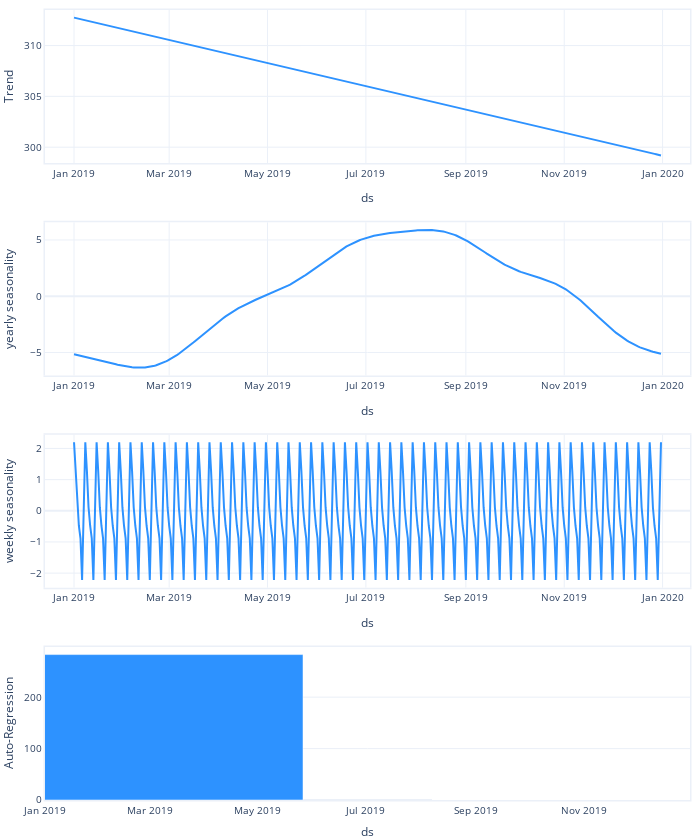

Write notebook code for a chart like this one.
### Code cell
model.plot_components(df_pred[(df_pred["ID"] == '0_8')].copy(deep=True))
